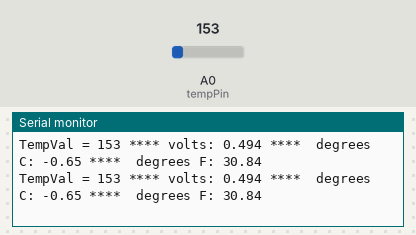
Simulated run of this sketch. Board: Arduino Uno, built with avr-gcc and run on an emulated ATmega328P. Shown: the last lines printed to the serial monitor. The test bench sets the inputs (shaded band); at power-on: A0 (tempPin) = 153.

Above: at 1.8 s.
1.9 s: A0 (tempPin) set to 165
At 2.9 s:
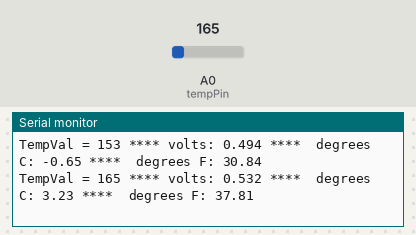
3.4 s: A0 (tempPin) set to 175
At 4.9 s:
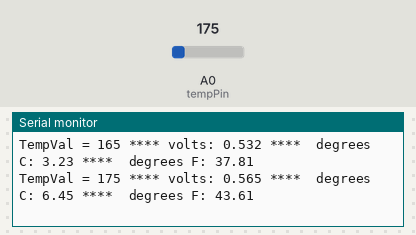
Timing chart, 0 to 6.4 s (numbered marks = the images above; inputs shaded):
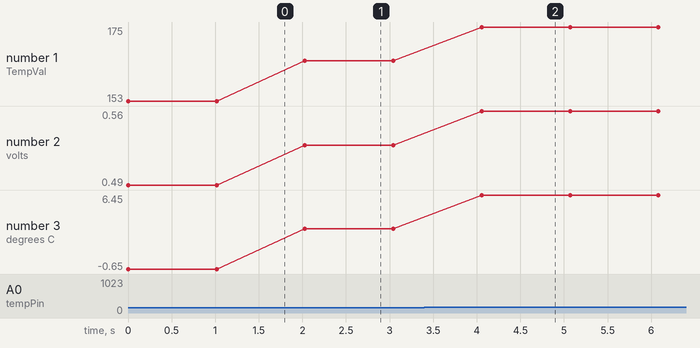

Measured:
- after the input at 1.9 s, the serial monitor: prints a new line after 0.13 s (image 1)
- after the input at 3.4 s, the serial monitor: prints a new line after 0.66 s (image 2)
- plotted number 1: 153 → 165 after the input at 1.9 s, 165 → 175 after the input at 3.4 s
- plotted number 2: 0.49 → 0.53 after the input at 1.9 s, 0.53 → 0.56 after the input at 3.4 s
- plotted number 3: -0.65 → 3.23 after the input at 1.9 s, 3.23 → 6.45 after the input at 3.4 s

The sketch:

e10.ino
```cpp
/*
SparkFun Inventor's Kit
Example sketch 07

TEMPERATURE SENSOR

  Use the "serial monitor" window to read a temperature sensor.

This sketch was written by SparkFun Electronics,
with lots of help from the Arduino community.
This code is completely free for any use.
Visit http://learn.sparkfun.com/products/2 for SIK information.
Visit http://www.arduino.cc to learn more about Arduino.

*/

//analog input pin constant
const int tempPin = 0;

//raw reading variable
int tempVal;

//voltage variable
float volts;

//final temperature variables
float tempC;
float tempF;

void setup()
{
  // start the serial port at 9600 baud
  Serial.begin(9600);
}


void loop()
{
 //read the temp sensor and store it in tempVal
 tempVal = analogRead(tempPin);

 //print out the 10 value from analogRead
 Serial.print("TempVal = ");
 Serial.print(tempVal);

 //print a spacer
 Serial.print(" **** ");

 //converting that reading to voltage by multiplying the reading by 3.3V (voltage of       //the 101 board)
 volts = tempVal * 3.3;
 volts /= 1023.0;

 //print out the raw voltage over the serial port
 Serial.print("volts: ");
 Serial.print(volts, 3);

 //print out divider
 Serial.print(" **** ");

 //calculate temperature celsius from voltage
 //equation found on the sensor spec.
 tempC = (volts - 0.5) * 100 ;

// print the celcius temperature over the serial port
Serial.print(" degrees C: ");
Serial.print(tempC);

//print spacer
 Serial.print(" **** ");

// Convert from celcius to fahrenheit
tempF = (tempC * 9.0 / 5.0) + 32.0;

//print the fahrenheit temperature over the serial port
Serial.print(" degrees F: ");
Serial.println(tempF);

//wait a bit before taking another reading
delay(1000);
}
```
